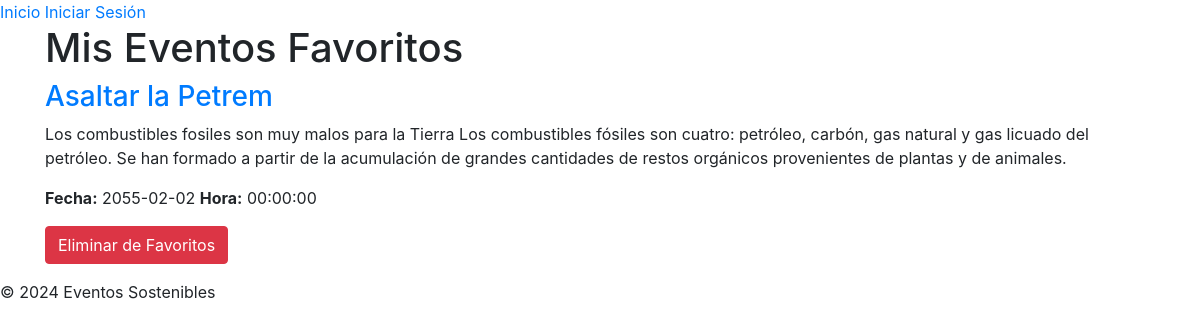
/user/favorites.php (signed in), run on the app's committed database.
### tables this page shows
CREATE TABLE `eventos` (
  `id` int(11) NOT NULL,
  `titulo` varchar(200) NOT NULL,
  `latitud` decimal(10,8) NOT NULL,
  `longitud` decimal(11,8) NOT NULL,
  `descripcion` text DEFAULT NULL,
  `imagenes` text DEFAULT NULL,
  `tipo` varchar(50) DEFAULT NULL,
  `fecha` date NOT NULL,
  `hora` time NOT NULL,
  `valoracion_promedio` float DEFAULT 0,
  `num_valoraciones` int(11) DEFAULT 0,
  `num_visualizaciones` int(11) DEFAULT 0,
  `estado` enum('vigente','vencido') DEFAULT 'vigente'
);

### models/Favorite.php (called while the page is built, shortened)
<?php
class Favorite {
    private $pdo;
    public function __construct($pdo) {
        $this->pdo = $pdo;
    }
    public function getUserFavorites($user_id) {
        $sql = "SELECT e.* FROM favoritos f
                JOIN eventos e ON f.id_evento = e.id
                WHERE f.id_usuario = ? AND e.estado = 'vigente' AND e.fecha >= CURDATE()";
        $stmt = $this->pdo->prepare($sql);
        $stmt->execute([$user_id]);
        return $stmt->fetchAll();
    }
}
?>

### user/favorites.php (the view, shortened to what this page needs)
<?php
$baseDir = dirname(__FILE__, 3);
require_once $baseDir . '/config/config.php';
require_once $baseDir . '/models/Favorite.php';
$favoriteModel = new Favorite($pdo);
$favorites = $favoriteModel->getUserFavorites($_SESSION['user']['id']);
include $baseDir . '/views/templates/header.php';
?>
<div class="container">
    <h1>Mis Eventos Favoritos</h1>
    <?php if (count($favorites) > 0): ?>
        <?php foreach($favorites as $event): ?>
            <div class="event mb-3">
                <h3>
                    <a href="<?= BASE_URL ?>event.php?id=<?= $event['id'] ?>"><?= htmlspecialchars($event['titulo']) ?></a>
                </h3>
                <p><?= htmlspecialchars($event['descripcion']) ?></p>
                <p><strong>Fecha:</strong> <?= $event['fecha'] ?> <strong>Hora:</strong> <?= $event['hora'] ?></p>
                <form method="post" action="<?= BASE_URL ?>controllers/FavoriteController.php">
                    <button type="submit" class="btn btn-danger">Eliminar de Favoritos</button>
                </form>
            </div>
        <?php endforeach; ?>
    <?php else: ?>
        <p>No tienes eventos favoritos.</p>
    <?php endif; ?>
</div>
<?php
include $baseDir . '/views/templates/footer.php';
?>

### data on the page
eventos: titulo "Asaltar la Petrem", descripcion "Los combustibles fosiles son muy malos para la Tierra Los combustibles fósiles son cuatro: petróleo, carbón, gas natural y gas licuado del petróleo. Se han formado a partir de la acumulación de grandes cantidades de restos orgánicos provenientes de plantas y de animales.", fecha "2055-02-02", hora "00:00:00"
